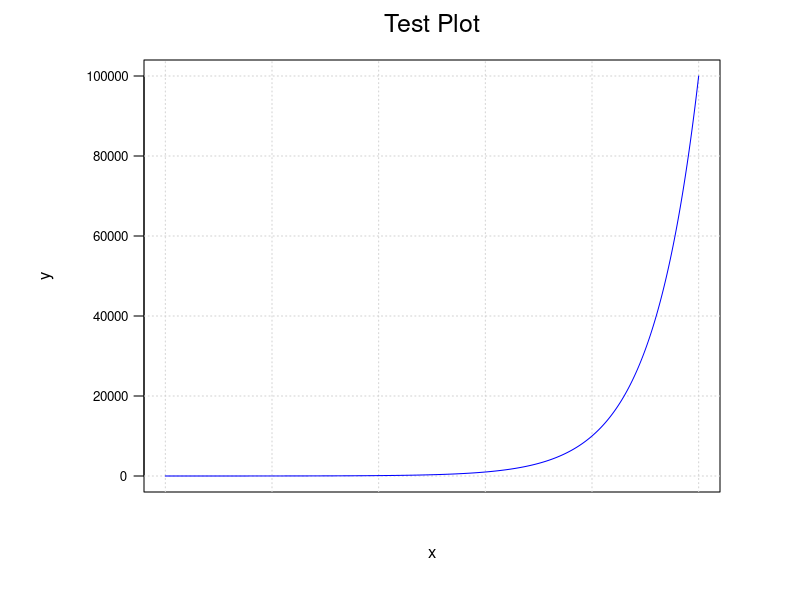

Write R code to recreate this figure.
require(graphics);
require(grDevices);
##library(sfsmisc);

#Generate the data
x <- 1:100000
y <- 1:100000

#Setup the plot area
par(pty="m", plt=c(0.1, 1, 0.1, 1), omd=c(0.1,0.9,0.1,0.9))

#Plot a blank graph without completing the x or y axis
plot(x, y, type = "n", xaxt = "n", yaxt="n", xlab="", ylab="",
     log = "x", col="blue")
mtext(side=3, text="Test Plot", line=1.2, cex=1.5)

#Complete the x axis
## eaxis(1, padj=-0.5, cex.axis=0.8) #library(sfsmisc);
mtext(side=1, text="x", line=2.5)

#Complete the y axis and add the grid
aty <- seq(par("yaxp")[1], par("yaxp")[2],
           (par("yaxp")[2] - par("yaxp")[1])/par("yaxp")[3])
axis(2, at=aty, labels=format(aty, scientific=FALSE),
     hadj=0.9, cex.axis=0.8, las=2)
mtext(side=2, text="y", line=4.5)
grid()

#Add the line last so it will be on top of the grid
lines(x, y, col="blue")
